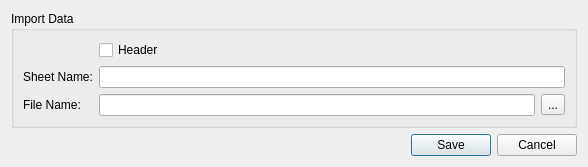
<?xml version="1.0" encoding="UTF-8"?>
<ui version="4.0">
 <class>Dialog</class>
 <widget class="QDialog" name="Dialog">
  <property name="geometry">
   <rect>
    <x>0</x>
    <y>0</y>
    <width>588</width>
    <height>165</height>
   </rect>
  </property>
  <property name="windowTitle">
   <string>Import Data</string>
  </property>
  <layout class="QHBoxLayout" name="horizontalLayout">
   <item>
    <layout class="QVBoxLayout" name="verticalLayout_4">
     <item>
      <widget class="QSplitter" name="splitter">
       <property name="orientation">
        <enum>Qt::Horizontal</enum>
       </property>
       <widget class="QWidget" name="layoutWidget">
        <layout class="QVBoxLayout" name="verticalLayout_3">
         <item>
          <widget class="QGroupBox" name="project">
           <property name="sizePolicy">
            <sizepolicy hsizetype="Expanding" vsizetype="Preferred">
             <horstretch>0</horstretch>
             <verstretch>0</verstretch>
            </sizepolicy>
           </property>
           <property name="title">
            <string>Import Data</string>
           </property>
           <layout class="QVBoxLayout" name="verticalLayout_5">
            <item>
             <layout class="QFormLayout" name="formLayout">
              <item row="2" column="0">
               <widget class="QLabel" name="fileNameLabel">
                <property name="text">
                 <string>File Name:</string>
                </property>
               </widget>
              </item>
              <item row="2" column="1">
               <layout class="QHBoxLayout" name="horizontalLayout_2">
                <item>
                 <widget class="QLineEdit" name="filename"/>
                </item>
                <item>
                 <widget class="QToolButton" name="filename_btn">
                  <property name="text">
                   <string>...</string>
                  </property>
                 </widget>
                </item>
               </layout>
              </item>
              <item row="1" column="0">
               <widget class="QLabel" name="label">
                <property name="text">
                 <string>Sheet Name:</string>
                </property>
               </widget>
              </item>
              <item row="1" column="1">
               <widget class="QLineEdit" name="ln_sheetname"/>
              </item>
              <item row="0" column="1">
               <widget class="QCheckBox" name="header">
                <property name="text">
                 <string>Header</string>
                </property>
               </widget>
              </item>
             </layout>
            </item>
           </layout>
          </widget>
         </item>
        </layout>
       </widget>
      </widget>
     </item>
     <item>
      <widget class="QDialogButtonBox" name="buttonBox">
       <property name="orientation">
        <enum>Qt::Horizontal</enum>
       </property>
       <property name="standardButtons">
        <set>QDialogButtonBox::Cancel|QDialogButtonBox::Save</set>
       </property>
      </widget>
     </item>
    </layout>
   </item>
  </layout>
 </widget>
 <tabstops>
  <tabstop>buttonBox</tabstop>
 </tabstops>
 <resources/>
 <connections>
  <connection>
   <sender>buttonBox</sender>
   <signal>rejected()</signal>
   <receiver>Dialog</receiver>
   <slot>reject()</slot>
   <hints>
    <hint type="sourcelabel">
     <x>317</x>
     <y>496</y>
    </hint>
    <hint type="destinationlabel">
     <x>286</x>
     <y>274</y>
    </hint>
   </hints>
  </connection>
 </connections>
</ui>
